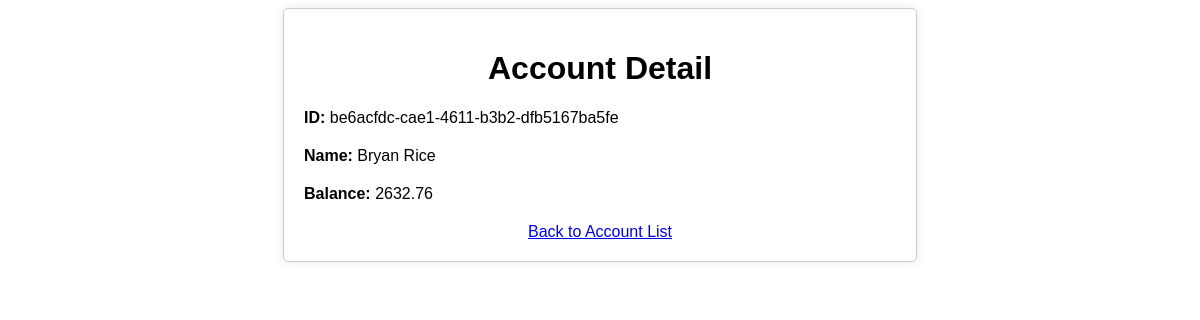
/be6acfdc-cae1-4611-b3b2-dfb5167ba5fe/, run on the app's committed database.
### accounts/models.py (models this page shows, shortened)
class Account(models.Model):
    id = models.CharField(max_length=50, primary_key=True)
    name = models.CharField(max_length=100)
    balance = models.DecimalField(max_digits=10, decimal_places=2)

### accounts/views.py (the view)
# urls.py: path('<str:pk>/', accounts_details, name='account_detail'),
def accounts_details(request, pk):
    account = get_object_or_404(Account , pk=pk)
    return render(request, 'accounts/details.html', {'account': account})

### accounts/templates/accounts/details.html (shortened to what this page needs)
<!DOCTYPE html>
<html lang="en">
<head>
</head>
<body>
    <div class="container">
        <h1>Account Detail</h1>
        <div class="detail-item">
            <strong>ID:</strong> {{ account.id }}
        </div>
        <div class="detail-item">
            <strong>Name:</strong> {{ account.name }}
        </div>
        <div class="detail-item">
            <strong>Balance:</strong> {{ account.balance }}
        </div>
        <a href="{% url 'list_accounts' %}" class="back-link">Back to Account List</a>
    </div>
</body>
</html>

### accounts/templates/accounts/details.html (style rules this page uses)
body { font-family: Arial, sans-serif; }
.container { width: 50%; margin: 0 auto; padding: 20px; border: 1px solid #ccc; border-radius: 5px; box-shadow: 0 0 10px rgba(0, 0, 0, 0.1); }
h1 { text-align: center; }
.detail-item { margin-bottom: 20px; }
.back-link { display: block; text-align: center; margin-top: 20px; }

### data on the page
Account: id "be6acfdc-cae1-4611-b3b2-dfb5167ba5fe", name "Bryan Rice", balance "2632.76"
